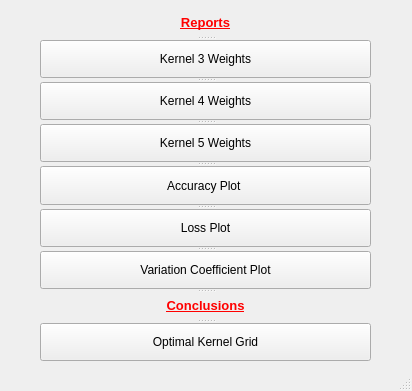
<?xml version="1.0" encoding="UTF-8"?>
<ui version="4.0">
 <class>MainWindow</class>
 <widget class="QMainWindow" name="MainWindow">
  <property name="geometry">
   <rect>
    <x>0</x>
    <y>0</y>
    <width>412</width>
    <height>391</height>
   </rect>
  </property>
  <property name="minimumSize">
   <size>
    <width>412</width>
    <height>391</height>
   </size>
  </property>
  <property name="maximumSize">
   <size>
    <width>412</width>
    <height>391</height>
   </size>
  </property>
  <property name="windowTitle">
   <string>MainWindow</string>
  </property>
  <widget class="QWidget" name="centralwidget">
   <widget class="QSplitter" name="splitter">
    <property name="geometry">
     <rect>
      <x>40</x>
      <y>10</y>
      <width>331</width>
      <height>351</height>
     </rect>
    </property>
    <property name="orientation">
     <enum>Qt::Vertical</enum>
    </property>
    <widget class="QLabel" name="label_reports">
     <property name="text">
      <string>&lt;html&gt;&lt;head/&gt;&lt;body&gt;&lt;p align=&quot;center&quot;&gt;&lt;span style=&quot; font-size:10pt; font-weight:600; text-decoration: underline; color:#ff0000;&quot;&gt;Reports&lt;/span&gt;&lt;/p&gt;&lt;/body&gt;&lt;/html&gt;</string>
     </property>
    </widget>
    <widget class="QPushButton" name="pushButton_kernel3">
     <property name="text">
      <string>Kernel 3 Weights</string>
     </property>
    </widget>
    <widget class="QPushButton" name="pushButton_kernel4">
     <property name="text">
      <string>Kernel 4 Weights</string>
     </property>
    </widget>
    <widget class="QPushButton" name="pushButton_kernel5">
     <property name="text">
      <string>Kernel 5 Weights</string>
     </property>
    </widget>
    <widget class="QPushButton" name="pushButton_accuracyPlot">
     <property name="text">
      <string>Accuracy Plot </string>
     </property>
    </widget>
    <widget class="QPushButton" name="pushButton_lossPlot">
     <property name="text">
      <string>Loss Plot</string>
     </property>
    </widget>
    <widget class="QPushButton" name="pushButton_variationCoefficientPlot">
     <property name="text">
      <string>Variation Coefficient Plot</string>
     </property>
    </widget>
    <widget class="QLabel" name="label_conclusions">
     <property name="text">
      <string>&lt;html&gt;&lt;head/&gt;&lt;body&gt;&lt;p align=&quot;center&quot;&gt;&lt;span style=&quot; font-size:10pt; font-weight:600; text-decoration: underline; color:#ff0000;&quot;&gt;Conclusions&lt;/span&gt;&lt;/p&gt;&lt;/body&gt;&lt;/html&gt;</string>
     </property>
    </widget>
    <widget class="QPushButton" name="pushButton_optimalKernelGrid">
     <property name="text">
      <string>Optimal Kernel Grid</string>
     </property>
    </widget>
   </widget>
   <zorder>gridLayoutWidget_2</zorder>
   <zorder>gridLayoutWidget</zorder>
   <zorder>pushButton_accuracyPlot</zorder>
   <zorder>label_conclusions</zorder>
   <zorder>pushButton_kernel4</zorder>
   <zorder>pushButton_variationCoefficientPlot</zorder>
   <zorder>pushButton_optimalKernelGrid</zorder>
   <zorder>label_reports</zorder>
   <zorder>pushButton_kernel5</zorder>
   <zorder>pushButton_kernel3</zorder>
   <zorder>pushButton_lossPlot</zorder>
  </widget>
  <widget class="QMenuBar" name="menubar">
   <property name="geometry">
    <rect>
     <x>0</x>
     <y>0</y>
     <width>412</width>
     <height>18</height>
    </rect>
   </property>
  </widget>
  <widget class="QStatusBar" name="statusbar"/>
 </widget>
 <resources/>
 <connections/>
</ui>
